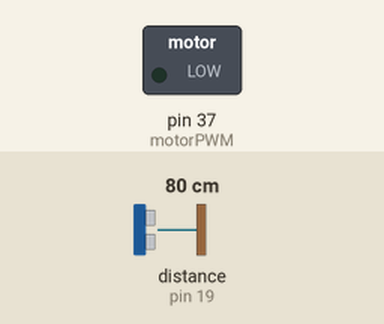
This sketch was run on a simulated Arduino Mega 2560, built with avr-gcc and run on an emulated ATmega2560. On the bench: switched loads named in the sketch (green lamp = pin HIGH). Inputs (shaded band) come from the test bench; at power-on: distance to the obstacle (sensor on pin 19) 80 cm. The echo pulse lasts 58.3 µs per cm; what the sketch prints to the serial monitor is not drawn.

Above: at 1.2 s.
1.3 s: distance to the obstacle (sensor on pin 19) set to 2 cm
4.8 s: distance to the obstacle (sensor on pin 19) set to 4 cm
8.3 s: distance to the obstacle (sensor on pin 19) set to 8 cm
Timing chart, 0 to 11.3 s (numbered marks = the images above; inputs shaded):
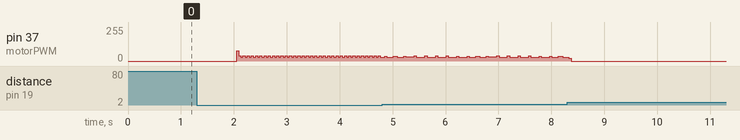

The sketch:

homing_sequence.ino
```cpp
const int absEncPin = 19;
const int motorPWM = 37;

float Kp = 0.5;

int duty_cycle = 0;
float targetAngleCont = 0;

unsigned long lastUpdate = 0;
const unsigned long updateInterval = 3; // 50ms

void setup() {
  Serial.begin(9600);
  pinMode(absEncPin, INPUT);
  pinMode(motorPWM, OUTPUT);
}

void moveToAngle(float targetAngle)
{
  int duty_cycle_local = 1;
  unsigned long currTime = millis();
  while (millis() - currTime < 1000)
  {
    unsigned long highTime = pulseIn(absEncPin, HIGH);
    unsigned long lowTime = pulseIn(absEncPin, LOW);

    float angle = (highTime * 360.0) / (highTime + lowTime);
    angle = angle - 180;
    Serial.print(highTime, 2);

    duty_cycle_local = (angle - targetAngle) * Kp;
    duty_cycle_local = constrain(duty_cycle_local, -35, 35);

    if (1 <= duty_cycle_local && duty_cycle_local <= 7)
      duty_cycle_local = 7;

    if (-7 <= duty_cycle_local && duty_cycle_local <= -1)
      duty_cycle_local = -7;

    Serial.print(" ");
    Serial.println(duty_cycle_local);

    int t_micro = 1500 + duty_cycle_local * 5;
    digitalWrite(motorPWM, HIGH);
    delayMicroseconds(t_micro);
    digitalWrite(motorPWM, LOW);
    delayMicroseconds(20000 - t_micro);
  }
}

void moveToAngleContinuous(float targetAngleCont)
{
  unsigned long highTime = pulseIn(absEncPin, HIGH);
  unsigned long lowTime = pulseIn(absEncPin, LOW);

  float angle = (highTime * 360.0) / (highTime + lowTime);
  angle = angle - 180;
  Serial.println(angle, 2);

  duty_cycle = (angle - targetAngleCont) * Kp;
  duty_cycle = constrain(duty_cycle, -35, 35);

  if (1 <= duty_cycle && duty_cycle <= 7)
    duty_cycle = 7;

  if (-7 <= duty_cycle && duty_cycle <= -1)
    duty_cycle = -7;

  //Serial.print(" ");
  //Serial.println(duty_cycle);
}

void loop() {
  /*
    int pot = analogRead(21);
    targetAngleCont = map(pot, 600, 700, 0, 360) - 180;
    moveToAngleContinuous(targetAngleCont);
    Serial.print(" ");
    Serial.print(targetAngleCont);
    Serial.print("  ");


  // Keep sending PWM signal every 20ms
  int t_micro = 1500 + duty_cycle * 5;
  digitalWrite(motorPWM, HIGH);
  delayMicroseconds(t_micro);
  digitalWrite(motorPWM, LOW);
  delayMicroseconds(20000 - t_micro);
  */
  moveToAngle(180);
}
```

Measured:
- after the input at 1.3 s, pin 37 (motorPWM): 0/255 → 77/255 after 0.75 s, then repeats every 0.08 s: 39/255 0.04 s, 29/255 0.04 s
